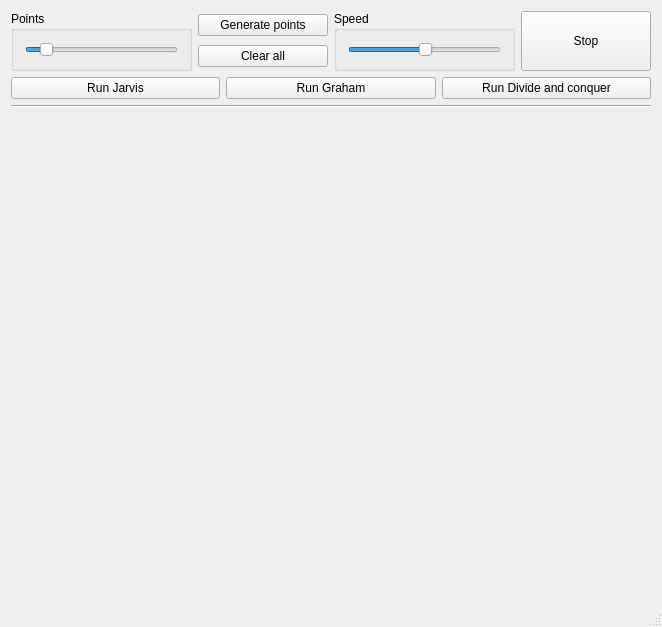
<?xml version="1.0" encoding="UTF-8"?>
<ui version="4.0">
 <class>MainWindow</class>
 <widget class="QMainWindow" name="MainWindow">
  <property name="geometry">
   <rect>
    <x>0</x>
    <y>0</y>
    <width>658</width>
    <height>559</height>
   </rect>
  </property>
  <property name="windowTitle">
   <string>Convex Hull Algorithms</string>
  </property>
  <widget class="QWidget" name="centralWidget">
   <layout class="QVBoxLayout" name="verticalLayout">
    <item>
     <layout class="QHBoxLayout" name="horizontalLayout_5">
      <property name="bottomMargin">
       <number>0</number>
      </property>
      <item>
       <layout class="QHBoxLayout" name="horizontalLayout_4">
        <property name="bottomMargin">
         <number>0</number>
        </property>
        <item>
         <widget class="QGroupBox" name="groupBox">
          <property name="title">
           <string>Points</string>
          </property>
          <layout class="QHBoxLayout" name="horizontalLayout_3">
           <item>
            <widget class="QSlider" name="pointsSlider">
             <property name="focusPolicy">
              <enum>Qt::NoFocus</enum>
             </property>
             <property name="value">
              <number>10</number>
             </property>
             <property name="orientation">
              <enum>Qt::Horizontal</enum>
             </property>
             <property name="tickPosition">
              <enum>QSlider::NoTicks</enum>
             </property>
            </widget>
           </item>
          </layout>
         </widget>
        </item>
        <item>
         <layout class="QVBoxLayout" name="verticalLayout_4">
          <property name="rightMargin">
           <number>0</number>
          </property>
          <item>
           <widget class="QPushButton" name="generateButton">
            <property name="minimumSize">
             <size>
              <width>130</width>
              <height>0</height>
             </size>
            </property>
            <property name="focusPolicy">
             <enum>Qt::NoFocus</enum>
            </property>
            <property name="text">
             <string>Generate points</string>
            </property>
           </widget>
          </item>
          <item>
           <widget class="QPushButton" name="clearButton">
            <property name="minimumSize">
             <size>
              <width>130</width>
              <height>0</height>
             </size>
            </property>
            <property name="text">
             <string>Clear all</string>
            </property>
           </widget>
          </item>
         </layout>
        </item>
       </layout>
      </item>
      <item>
       <layout class="QHBoxLayout" name="horizontalLayout_2">
        <property name="bottomMargin">
         <number>0</number>
        </property>
        <item>
         <widget class="QGroupBox" name="speedBox">
          <property name="title">
           <string>Speed</string>
          </property>
          <layout class="QVBoxLayout" name="verticalLayout_2">
           <item>
            <widget class="QSlider" name="speedSlider">
             <property name="focusPolicy">
              <enum>Qt::NoFocus</enum>
             </property>
             <property name="value">
              <number>50</number>
             </property>
             <property name="orientation">
              <enum>Qt::Horizontal</enum>
             </property>
             <property name="invertedAppearance">
              <bool>false</bool>
             </property>
             <property name="tickPosition">
              <enum>QSlider::NoTicks</enum>
             </property>
            </widget>
           </item>
          </layout>
         </widget>
        </item>
        <item>
         <layout class="QVBoxLayout" name="verticalLayout_3">
          <property name="rightMargin">
           <number>0</number>
          </property>
          <item>
           <widget class="QPushButton" name="stopButton">
            <property name="sizePolicy">
             <sizepolicy hsizetype="Preferred" vsizetype="Preferred">
              <horstretch>0</horstretch>
              <verstretch>0</verstretch>
             </sizepolicy>
            </property>
            <property name="minimumSize">
             <size>
              <width>130</width>
              <height>0</height>
             </size>
            </property>
            <property name="text">
             <string>Stop</string>
            </property>
           </widget>
          </item>
         </layout>
        </item>
       </layout>
      </item>
     </layout>
    </item>
    <item>
     <layout class="QHBoxLayout" name="horizontalLayout">
      <item>
       <widget class="QPushButton" name="jarvisButton">
        <property name="focusPolicy">
         <enum>Qt::NoFocus</enum>
        </property>
        <property name="text">
         <string>Run Jarvis</string>
        </property>
       </widget>
      </item>
      <item>
       <widget class="QPushButton" name="grahamButton">
        <property name="focusPolicy">
         <enum>Qt::NoFocus</enum>
        </property>
        <property name="text">
         <string>Run Graham</string>
        </property>
       </widget>
      </item>
      <item>
       <widget class="QPushButton" name="dacButton">
        <property name="focusPolicy">
         <enum>Qt::NoFocus</enum>
        </property>
        <property name="text">
         <string>Run Divide and conquer</string>
        </property>
       </widget>
      </item>
     </layout>
    </item>
    <item>
     <widget class="Line" name="line">
      <property name="orientation">
       <enum>Qt::Horizontal</enum>
      </property>
     </widget>
    </item>
    <item>
     <widget class="DrawWidget" name="drawWidget" native="true">
      <property name="sizePolicy">
       <sizepolicy hsizetype="Expanding" vsizetype="Expanding">
        <horstretch>0</horstretch>
        <verstretch>0</verstretch>
       </sizepolicy>
      </property>
      <property name="minimumSize">
       <size>
        <width>640</width>
        <height>480</height>
       </size>
      </property>
     </widget>
    </item>
   </layout>
  </widget>
  <widget class="QStatusBar" name="statusBar"/>
 </widget>
 <layoutdefault spacing="6" margin="11"/>
 <customwidgets>
  <customwidget>
   <class>DrawWidget</class>
   <extends>QWidget</extends>
   <header>drawwidget.h</header>
   <container>1</container>
  </customwidget>
 </customwidgets>
 <resources/>
 <connections/>
</ui>
